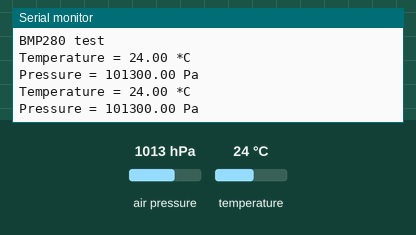
Recording of a sketch running on a simulated Arduino Uno, built with avr-gcc and run on an emulated ATmega328P. Shown: the last lines printed to the serial monitor. Inputs (shaded band) come from the test bench; at power-on: air pressure 1013 hPa, temperature 24 °C.

Above: at 2.8 s.
2.9 s: air pressure set to 952 hPa
At 5.2 s:
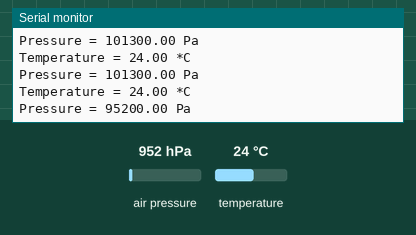
5.6 s: temperature set to 12 °C
At 7.1 s:
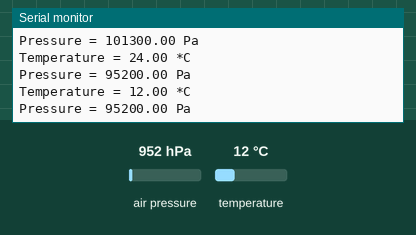
8.3 s: air pressure set to 975 hPa
At 10.4 s:
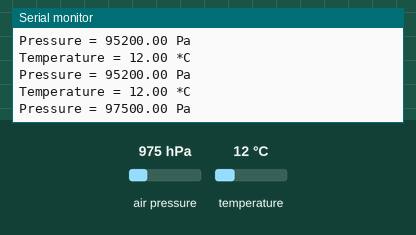
Timing chart, 0 to 11.9 s (numbered marks = the images above; inputs shaded):
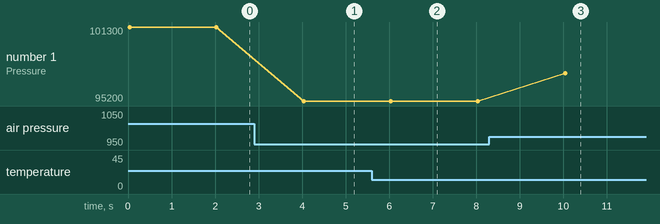

Measured:
- after the input at 2.9 s, the serial monitor: prints a new line after 1.1 s (image 1)
- after the input at 5.6 s, the serial monitor: prints a new line after 0.41 s (image 2)
- after the input at 8.3 s, the serial monitor: prints a new line after 1.7 s (image 3)
- plotted number 1: 101300 → 95200 after the input at 2.9 s, 95200 → 97500 after the input at 8.3 s

The sketch:

bmp280test.ino
```cpp
/***************************************************************************
How to compile - VM450
1. Open: Tool/ManageLibrary or Ctrl+Shift+I
2. Search for "Adafruit_BMP280"
3. Install the library
4. Set COM number, UNO/..., then compile
 ***************************************************************************/

#include <Wire.h>
#include <SPI.h>
#include <Adafruit_Sensor.h>
#include <Adafruit_BMP280.h>

#define BMP_SCK 13 //SCL
#define BMP_MISO 12 //SDA
#define BMP_MOSI 11 //CSB
#define BMP_CS 10 //SDO

//Adafruit_BMP280 bme; // I2C
Adafruit_BMP280 bme(BMP_CS); // hardware SPI
//Adafruit_BMP280 bme(BMP_CS, BMP_MOSI, BMP_MISO,  BMP_SCK);

void setup() {
  Serial.begin(9600);
  Serial.println(F("BMP280 test"));

  if (!bme.begin()) {
    Serial.println("Could not find a valid BMP280 sensor, check wiring!");
    while (1);
  }
}

void loop() {
    Serial.print("Temperature = ");
    Serial.print(bme.readTemperature());
    Serial.println(" *C");

    Serial.print("Pressure = ");
    Serial.print(bme.readPressure());
    Serial.println(" Pa");

   // Serial.print("Approx altitude = ");
   // Serial.print(bme.readAltitude(1013.25)); // this should be adjusted to your local forcase
   // Serial.println(" m");

    Serial.println();
    delay(2000);
}
```
